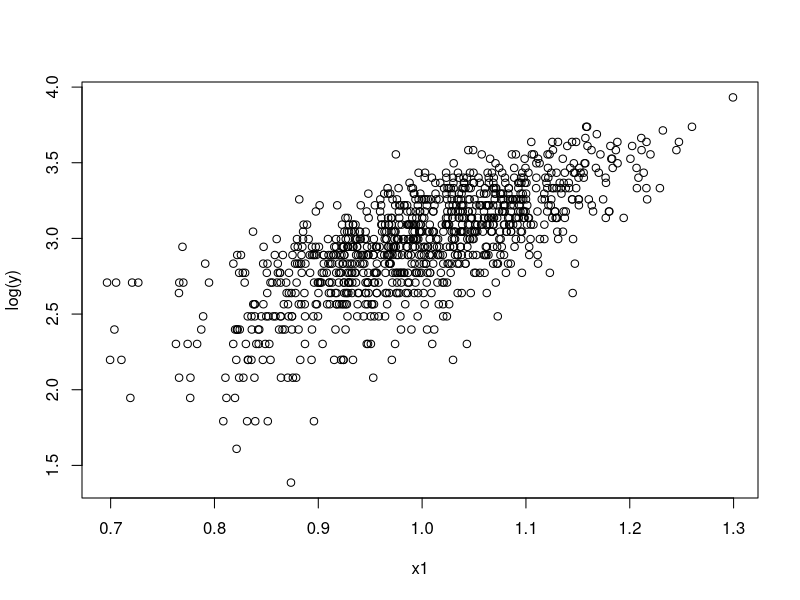
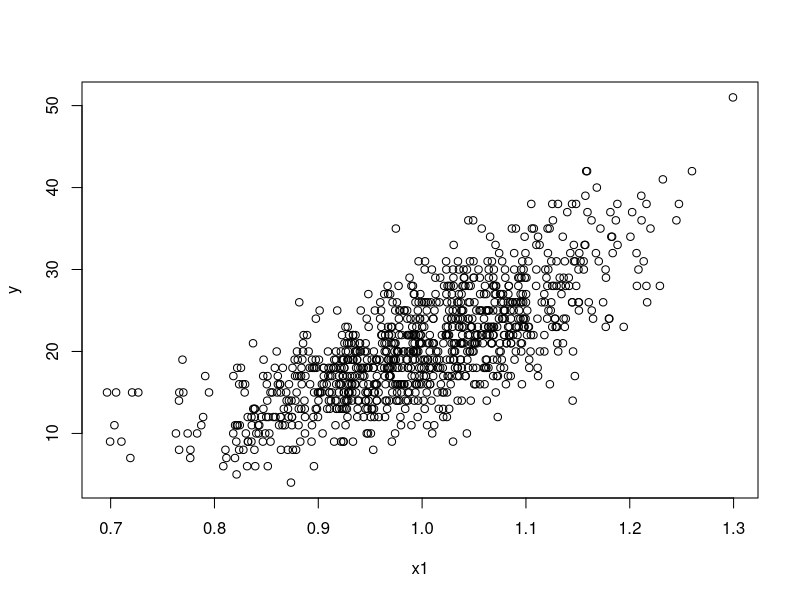

The R script that drew these images, in order: (Note: this script raises an error after producing the figures.)
## ---- chunk 1
knitr::opts_chunk$set(echo = TRUE)
## ---- chunk 2
N=1000
predictor_cont<-rnorm(N,0,1) 
predictor_binary<-rbinom(N,1,0.5)

y<-1.5*predictor_cont+2.5*predictor_binary+rnorm(N, 0, 0.01) ### Remember that to make this do-able in a linear framework, like this, we're assuming this is on a log scale!

### We're now going to draw a probability distribution from y, assuming that y is on a logit scale

y_prob<-plogis(y)

###Question, tell me about the distribution of y_prob?!

### we can now draw from the probability distribution (so that all of our responses are 0,1)

y_dummy = rbinom(n = N, size = 1, prob = y_prob)


data<-cbind.data.frame(1:N, y_prob, y, predictor_cont, predictor_binary)

log_reg_model<-glm(y_dummy~predictor_binary+predictor_cont, data=data, family='binomial')

### if you have loaded and installed lmerTest, it will give you p-values in your summary, if not, it won't
summary(log_reg_model)

### From here, you need to back transform to get the estimates on the y scale, instead of the log(y) scale

exp(coef(log_reg_model)) ### these are on the 'regular' scale, not the log scale
exp(confint(log_reg_model))

## ---- chunk 3

x1 = rnorm(1000,1,0.1) ### here there is one predictors, this a good place to imagine some biology
summary(x1)

### Question, 

lambda = exp(0.5 + 2.5*x1) ### this is where I change the effect sizes for each predictor

###remember that this means that log(lambda) is a linear model!!
### here I'm simulating three betas against my three predictor variables to make my lambda
### The step above simulates the mean of each value of the response variable. lambda values are continuous, not discrete counts.
## λ is the unobserved true mean of the Poisson distribution for the t-th observation

head(lambda)

y = rpois(1000, lambda = lambda) ### error is added in this step, remembering that the mean and the variance are the same!
### remember that y is count data!
head(y)

plot(x1, log(y)) ### note the residuals - are they normally distributed? Is that okay?
plot(x1,y)

data_poisson<-cbind.data.frame(y, x1)

poisson_model<-glm(y ~ x1, family="poisson", data=data_poisson)
summary(poisson_model)

###back transform the coefficients 

exp(coef(poisson_model)) ### these are on the 'regular' scale, not the log scale
exp(confint(poisson_model))
 
## ---- chunk 4
library(MASS)

### NEED TO SIMULATE SOME DATA

MASS::rnegbin(100, mu=5, theta=10)


negative_binomial_model<-glm.nb(y ~ x1, family="ne", data=data_negbiom)

